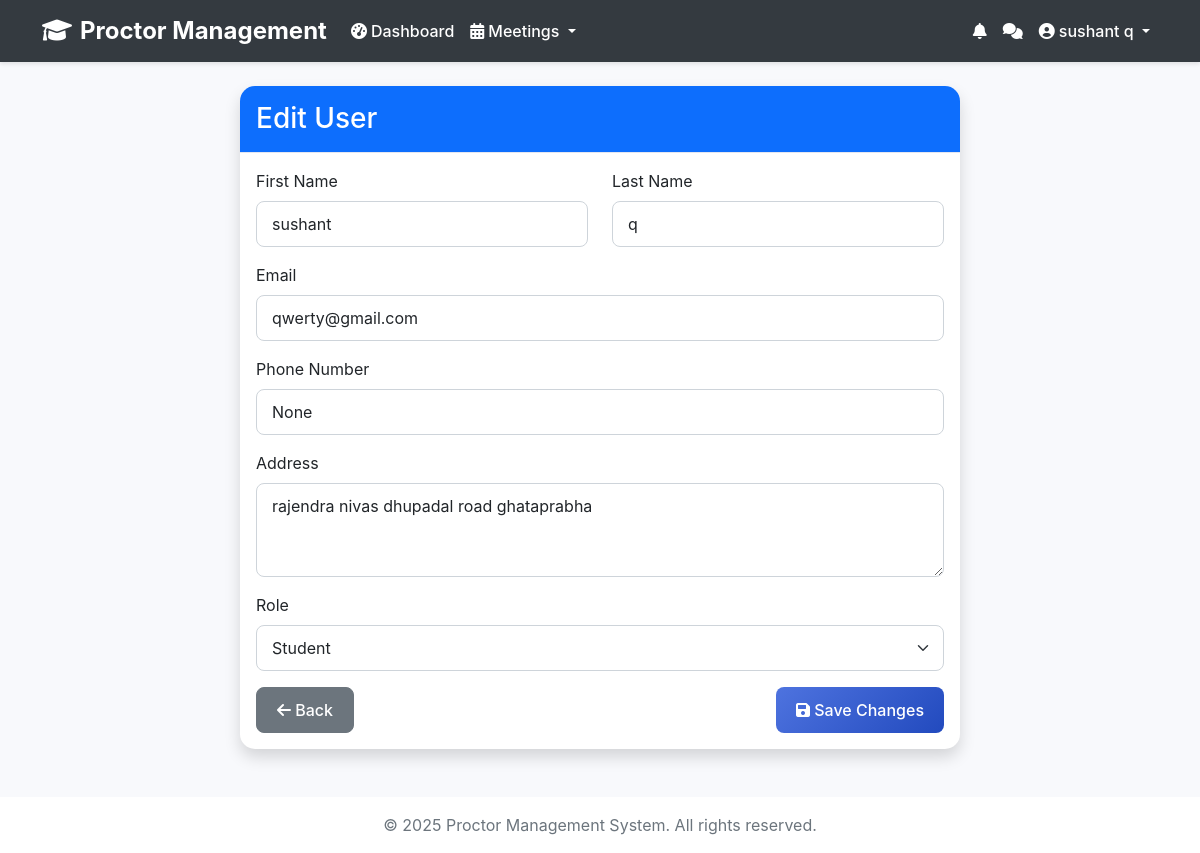
The page /admin-panel/users/edit/43/ (signed in) on the database its author committed.
### accounts/models.py (models this page shows, shortened)
class User(AbstractUser):
    ROLE_CHOICES = (
        ('student', 'Student'),
        ('teacher', 'Teacher'),
        ('admin', 'Admin'),
    )
    role = models.CharField(max_length=10, choices=ROLE_CHOICES, default='student')
    phone_number = models.CharField(max_length=15, blank=True, null=True)
    address = models.TextField(blank=True, null=True)
    is_email_verified = models.BooleanField(default=False)
    password_reset_token = models.CharField(max_length=32, null=True, blank=True)
    password_reset_expires = models.DateTimeField(null=True, blank=True)

### admin_panel/views.py (the view, shortened to what this page needs)
# urls.py: path('users/edit/<int:user_id>/', views.edit_user, name='edit_user'),
@login_required
def edit_user(request, user_id):
    if request.user.role != 'admin':
        return redirect('dashboard')
    user = get_object_or_404(User, id=user_id)
    context = {
        'user': user,
    }
    return render(request, 'admin_panel/edit_user.html', context)

### accounts/context_processors.py (called while the page is built)
def unread_notifications_count(request):
    if request.user.is_authenticated:
        count = Notification.objects.filter(user=request.user, is_read=False).count()
    else:
        count = 0
    return {'unread_notifications_count': count}

### admin_panel/templates/admin_panel/edit_user.html (shortened to what this page needs)
{% extends 'accounts/base.html' %}
{% block content %}
<div class="container">
    <div class="row mb-4">
        <div class="col-md-8 offset-md-2">
            <div class="card shadow">
                <div class="card-header bg-primary text-white">
                    <h3 class="mb-0">Edit User</h3>
                </div>
                <div class="card-body">
                    <form method="post">
                        <div class="row">
                            <div class="col-md-6 mb-3">
                                <label for="first_name" class="form-label">First Name</label>
                                <input type="text" class="form-control" id="first_name" name="first_name" value="{{ user.first_name }}" required>
                            </div>
                            <div class="col-md-6 mb-3">
                                <label for="last_name" class="form-label">Last Name</label>
                                <input type="text" class="form-control" id="last_name" name="last_name" value="{{ user.last_name }}" required>
                            </div>
                        </div>
                        <div class="mb-3">
                            <label for="email" class="form-label">Email</label>
                            <input type="email" class="form-control" id="email" name="email" value="{{ user.email }}" required>
                        </div>
                        <div class="mb-3">
                            <label for="phone_number" class="form-label">Phone Number</label>
                            <input type="tel" class="form-control" id="phone_number" name="phone_number" value="{{ user.phone_number }}" required>
                        </div>
                        <div class="mb-3">
                            <label for="address" class="form-label">Address</label>
                            <textarea class="form-control" id="address" name="address" rows="3" required>{{ user.address }}</textarea>
                        </div>
                        <div class="mb-3">
                            <label for="role" class="form-label">Role</label>
                            <select class="form-select" id="role" name="role" required>
                                <option value="student" {% if user.role == 'student' %}selected{% endif %}>Student</option>
                            </select>
                        </div>
                        <div class="d-flex justify-content-between">
                            <a href="{% url 'manage_users' %}" class="btn btn-secondary">
                                <i class="fas fa-arrow-left"></i> Back
                            </a>
                            <button type="submit" class="btn btn-primary">
                                <i class="fas fa-save"></i> Save Changes
                            </button>
                        </div>
                    </form>
                </div>
            </div>
        </div>
    </div>
</div>
{% endblock %}

### accounts/templates/accounts/base.html (shortened to what this page needs)
<!DOCTYPE html>
<html lang="en">
<head>
    <link href="https://cdn.jsdelivr.net/npm/bootstrap@5.1.3/dist/css/bootstrap.min.css" rel="stylesheet">
    <link href="https://cdnjs.cloudflare.com/ajax/libs/font-awesome/6.0.0/css/all.min.css" rel="stylesheet">
</head>
<body>
    <nav class="navbar navbar-expand-lg navbar-dark">
        <div class="container">
            <a class="navbar-brand" href="{% url 'home' %}">
                <i class="fas fa-graduation-cap me-2"></i>Proctor Management
            </a>
            <div class="collapse navbar-collapse" id="navbarNav">
                <ul class="navbar-nav me-auto">
                    {% if user.is_authenticated %}
                        <li class="nav-item">
                            <a class="nav-link" href="{% url 'dashboard' %}">
                                <i class="fas fa-tachometer-alt me-1"></i>Dashboard
                            </a>
                        </li>
                        {% if not request.user.role == 'student' %}
                        <li class="nav-item dropdown">
                            <a class="nav-link dropdown-toggle" href="#" id="meetingsDropdown" role="button" data-bs-toggle="dropdown" aria-expanded="false">
                                <i class="fas fa-calendar-alt me-1"></i>Meetings
                            </a>
                        </li>
                        {% endif %}
                    {% endif %}
                </ul>
                <ul class="navbar-nav">
                    {% if user.is_authenticated %}
                        <li class="nav-item">
                            <a class="nav-link position-relative" href="{% url 'notifications' %}">
                                <i class="fas fa-bell"></i>
                            </a>
                        </li>
                        <li class="nav-item">
                            <a class="nav-link position-relative" href="{% if user.teacher %}{% url 'teacher_chat' %}{% elif user.student %}{% url 'student_chat' %}{% endif %}">
                                <i class="fas fa-comments"></i>
                            </a>
                        </li>
                        <li class="nav-item dropdown">
                            <a class="nav-link dropdown-toggle" href="#" id="navbarDropdown" role="button" data-bs-toggle="dropdown">
                                <i class="fas fa-user-circle me-1"></i>{{ user.get_full_name }}
                            </a>
                        </li>
                    {% endif %}
                </ul>
            </div>
        </div>
    </nav>
    <div class="container py-4">
        {% block content %}
        {% endblock %}
    </div>
    <footer class="footer mt-auto py-3 bg-white">
        <div class="container text-center">
            <span class="text-muted">© 2025 Proctor Management System. All rights reserved.</span>
        </div>
    </footer>
</body>
</html>

### accounts/templates/accounts/base.html (style rules this page uses)
:root { --primary-color: #4e73df; --secondary-color: #858796; --success-color: #1cc88a; --info-color: #36b9cc; --warning-color: #f6c23e; --danger-color: #e74a3b; }
body { font-family: 'Nunito', -apple-system, BlinkMacSystemFont, "Segoe UI", Roboto, "Helvetica Neue", Arial, sans-serif; background-color: #f8f9fc; }
.navbar { background-color: #343a40; box-shadow: 0 2px 4px rgba(0,0,0,.1); }
.navbar-brand { font-weight: 700; font-size: 1.5rem; color: white !important; }
.nav-link { font-weight: 500; padding: 0.5rem 1rem; transition: all 0.3s ease; color: white !important; }
.card { border: none; border-radius: 0.35rem; box-shadow: 0 0.15rem 1.75rem 0 rgba(58, 59, 69, 0.15); }
.card-header { background-color: #f8f9fc; border-bottom: 1px solid #e3e6f0; padding: 1rem; }
.btn { border-radius: 0.35rem; padding: 0.375rem 0.75rem; font-weight: 500; transition: all 0.3s ease; }
.btn-primary { background: linear-gradient(135deg, var(--primary-color) 0%, #224abe 100%); border: none; }

### admin_panel/templates/admin_panel/edit_user.html (style rules this page uses)
.card { border: none; border-radius: 15px; }
.card-header { border-radius: 15px 15px 0 0 !important; }
.form-control, .form-select { border-radius: 8px; padding: 10px 15px; }
.btn { padding: 10px 20px; border-radius: 8px; }

### rows shown on the page
User: get_full_name "sushant q", first_name "sushant", last_name "q", email "qwerty@gmail.com", phone_number "None", address "rajendra nivas dhupadal road ghataprabha", role "Student"
